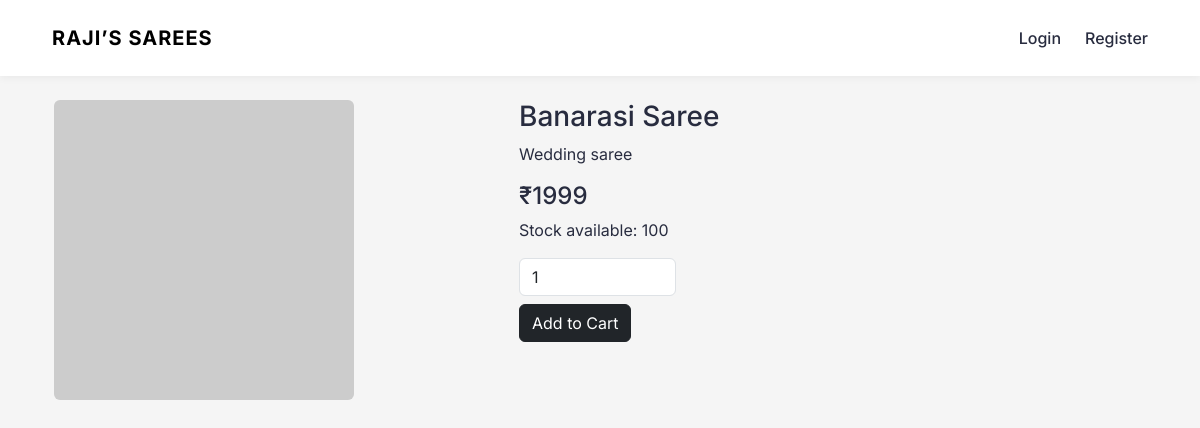
The app's page /product/2, older data.
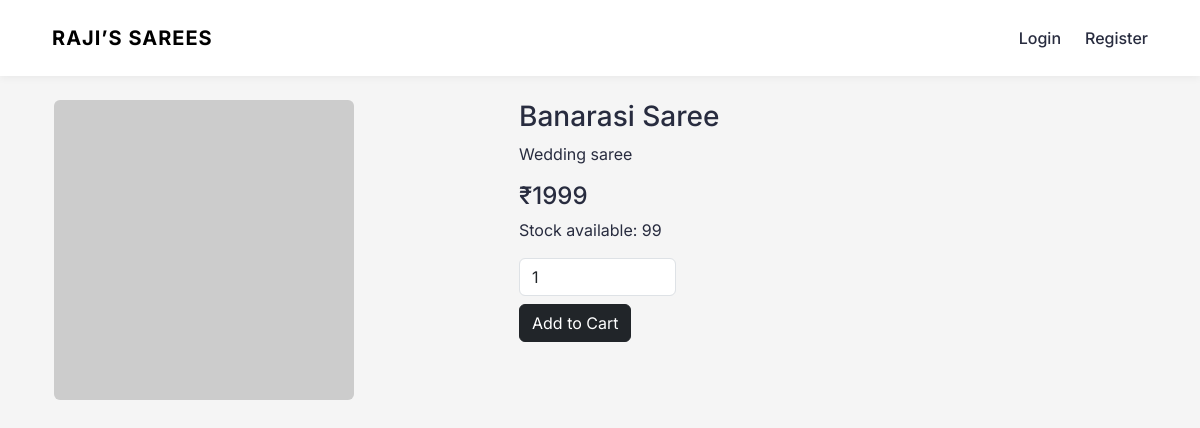
The same page, newer data.
### app.py (models this page shows)
class Product(db.Model):
    id = db.Column(db.Integer, primary_key=True)
    name = db.Column(db.String(150), nullable=False)
    mrp = db.Column(db.Integer, nullable=False)      # NEW
    price = db.Column(db.Integer, nullable=False)    # Sale price
    stock = db.Column(db.Integer, nullable=False)  # NEW
    image = db.Column(db.String(300), nullable=False)
    description = db.Column(db.Text, nullable=False)

### app.py (the view)
@app.route("/product/<int:id>")
def product_detail(id):
    product = Product.query.get_or_404(id)
    return render_template("product_detail.html", product=product)

### app.py (called while the page is built, shortened)
@app.context_processor
def inject_cart_count():
    return {"cart_count": 0}

### templates/product_detail.html
{% extends "base.html" %}
{% block content %}
<div class="container mt-4">
  <div class="row">
    <div class="col-md-5">
      <img src="{{ product.image }}" class="img-fluid rounded">
    </div>
    <div class="col-md-7">
      <h3>{{ product.name }}</h3>
      <p>{{ product.description }}</p>
      <h4>₹{{ product.price }}</h4>
      <p>Stock available: {{ product.stock }}</p>
      {% if product.stock > 0 %}
      <form method="POST" action="/add-to-cart/{{ product.id }}">
        <input
          type="number"
          name="quantity"
          value="1"
          min="1"
          max="{{ product.stock }}"
          class="form-control w-25 mb-2"
        >
        <button class="btn btn-dark">
          Add to Cart
        </button>
      </form>
      {% else %}
        <p class="text-danger">Out of stock</p>
      {% endif %}
    </div>
  </div>
</div>
{% endblock %}

Row changes from the older to the newer data that the page shows:
changed Product "Banarasi Saree": stock "100" → "99"
